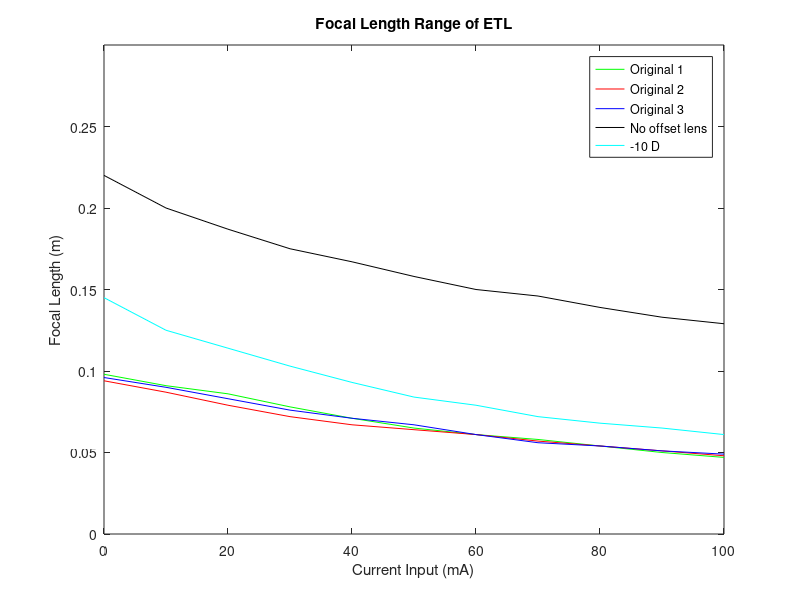
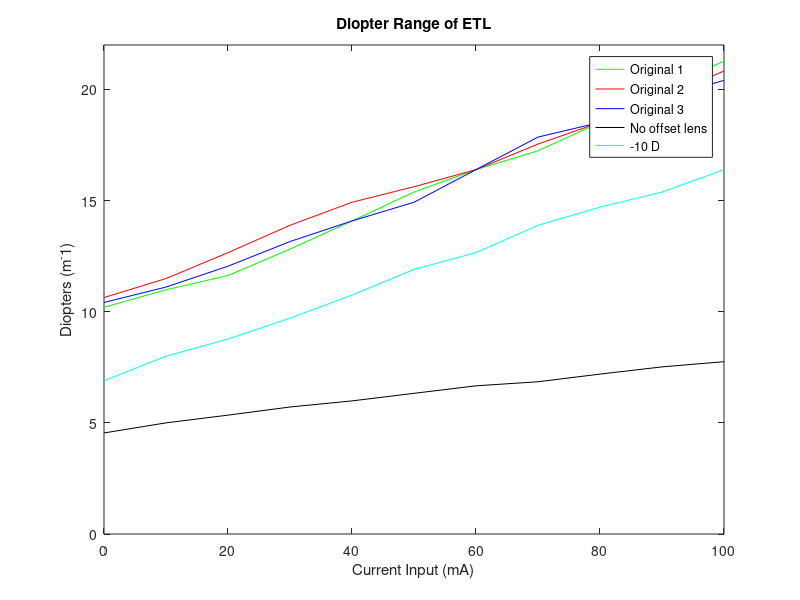
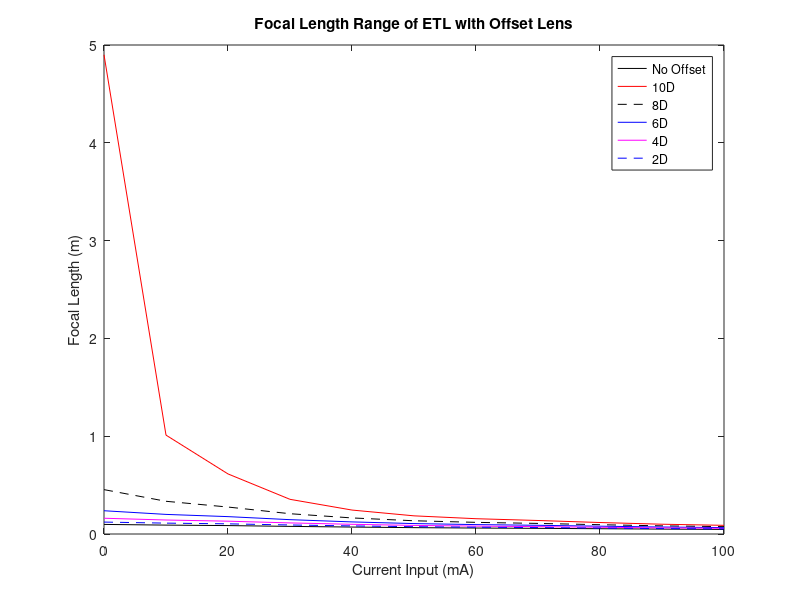

Source code (MATLAB) for these figures, in order:
close all

set1 = [.098 .091 .086 .078 .071 .065 .061 .058 .054 .05 .047];
set2 = [.094 .087 .079 .072 .067 .064 .061 .057 .054 .051 .048];
set3 = [.096 .09 .083 .076 .071 .067 .061 .056 .054 .051 .049];
set4 = [.22 .2 .187 .175 .167 .158 .15 .146 .139 .133 .129];
set5 = [.145 .125 .114 .103 .093 .084 .079 .072 .068 .065 .061];

mAVals = 0:10:100;

figure(1)
plot(mAVals,set1,'g');
hold on
plot(mAVals,set2,'r');
plot(mAVals,set3,'b');
plot(mAVals,set4,'k');
plot(mAVals,set5,'c');
hold off
xlabel('Current Input (mA)')
ylabel('Focal Length (m)')
title('Focal Length Range of ETL')
ylim([0 (ceil(max([set1 set2 set4])*10)/10)])
legend('Original 1','Original 2','Original 3','No offset lens','-10 D')

figure(2)
plot(mAVals,set1.^-1,'g');
hold on
plot(mAVals,set2.^-1,'r');
plot(mAVals,set3.^-1,'b');
plot(mAVals,set4.^-1,'k');
plot(mAVals,set5.^-1,'c');
hold off
xlabel('Current Input (mA)')
ylabel('Diopters (m^-1)')
title('Diopter Range of ETL')
ylim([0 ceil(max([1./set1 1./set2 1./set4]))])
legend('Original 1','Original 2','Original 3','No offset lens','-10 D')

figure(3)
plot(mAVals,set1,'k');
hold on
plot(mAVals,1./((1./set1)-10),'r');
plot(mAVals,1./((1./set1)-8),'k--');
plot(mAVals,1./((1./set1)-6),'b');
plot(mAVals,1./((1./set1)-4),'m');
plot(mAVals,1./((1./set1)-2),'b--');
hold off
xlabel('Current Input (mA)')
ylabel('Focal Length (m)')
title('Focal Length Range of ETL with Offset Lens')
legend('No Offset','10D','8D','6D','4D','2D')